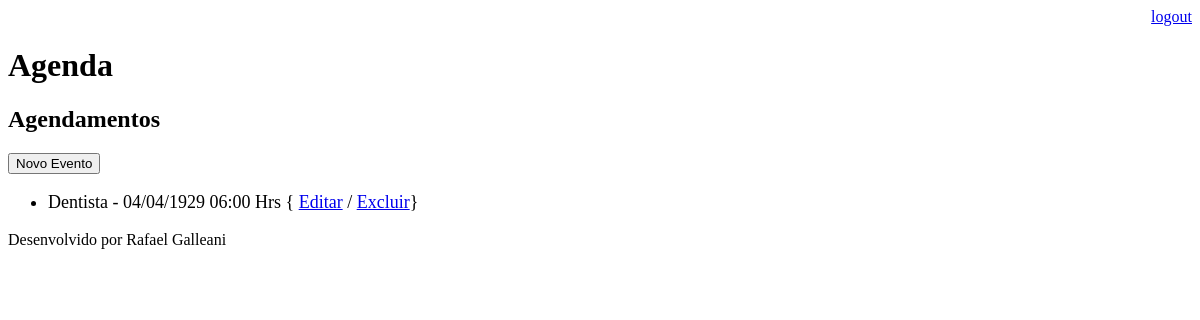
Page /agenda/ (signed in) on the earlier database version.
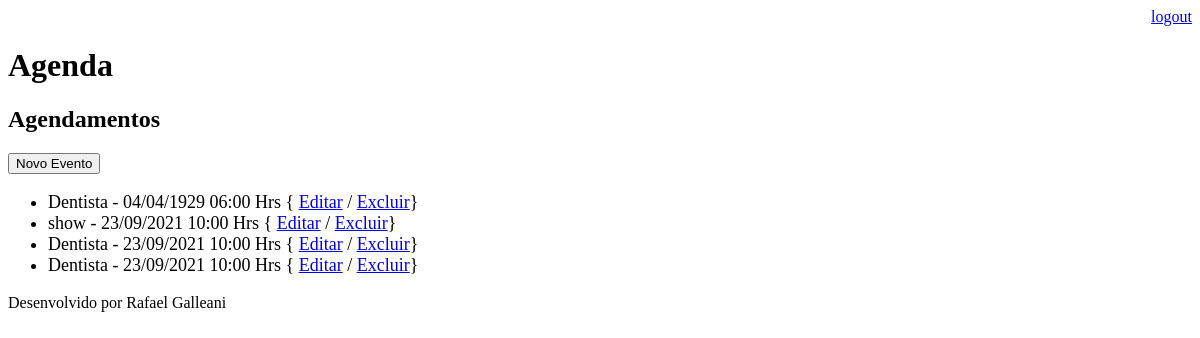
Same page on the later database version.
### core/models.py (models this page shows, shortened)
class Evento(models.Model):
    titulo = models.CharField(max_length=100)
    descricao = models.TextField(blank=True, null=True)
    data_evento = models.DateTimeField(verbose_name='Data do Evento')
    data_criacao = models.DateTimeField(auto_now=True)#configura data atual do usuario
    usuario = models.ForeignKey(User, on_delete=models.CASCADE)#se for esxcluir usuario,exclui tudo relacionado a ele
    class Meta:
        db_table = 'evento'
    def get_data_evento(self):
        return self.data_evento.strftime('%d/%m/%Y %H:%M Hrs')

### core/views.py (the view)
# urls.py: path('agenda/', views.lista_eventos),
@login_required(login_url='/login/')
def lista_eventos(request):
   usuario = request.user
   evento = Evento.objects.filter(usuario=usuario)
   dados = {'eventos': evento}
   return render(request, 'agenda.html', dados)

### templates/agenda.html
{% extends "model-page.html" %}
{% block content %}
    <h2>Agendamentos</h2>
    <a href="evento/">
    <button type="button">Novo Evento</button>
    </a>
        <ul style="font-size: 18px">
        {% for evento in eventos %}
             <li>
                 {{ evento.titulo }} - {{ evento.get_data_evento }}
                 { <a href="evento/?id={{ evento.id }}">Editar</a>
                 / <a href="evento/delete/{{ evento.id }}/">Excluir</a>}
             </li>
        {% endfor %}
        </ul>
 {% endblock %}

### templates/model-page.html
<!DOCTYPE html>
<html lang="en">
<head>
    {% include "model-header.html" %}
</head>
<body>
     {% block content %} {% endblock %}
     {% include "model-footer.html" %}
</body>
</html>

### templates/model-header.html (shortened to what this page needs)
<div align="right">
    <a href="logout">logout</a>
</div>
<h1>Agenda</h1>

### templates/model-footer.html
<p>Desenvolvido por Rafael Galleani</p>

Differences in the rows shown:
added Evento: titulo "show", get_data_evento "23/09/2021 10:00 Hrs"
added Evento: titulo "Dentista", get_data_evento "23/09/2021 10:00 Hrs"
added Evento: titulo "Dentista", get_data_evento "23/09/2021 10:00 Hrs"
